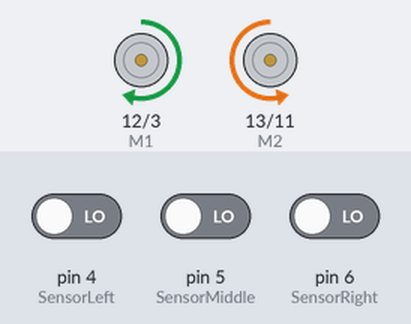
A sketch run on a simulated Arduino Uno, built with avr-gcc and run on an emulated ATmega328P. Parts: direction and speed pins drawn as motors (green arrow = direction pin HIGH = forward, orange = LOW = backward, longer = more drive). Inputs (shaded band) come from the test bench; at power-on: pin 4 (SensorLeft) LOW, pin 5 (SensorMiddle) LOW, pin 6 (SensorRight) LOW.

Above: at 1.2 s.
1.3 s: pin 4 (SensorLeft) driven HIGH
At 1.6 s:
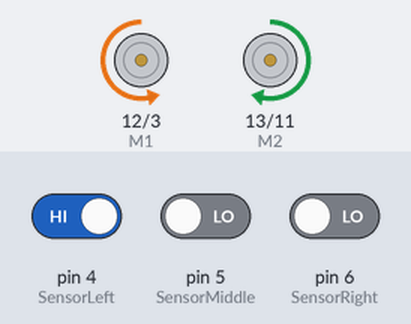
2.8 s: pin 5 (SensorMiddle) driven HIGH
At 3.9 s:
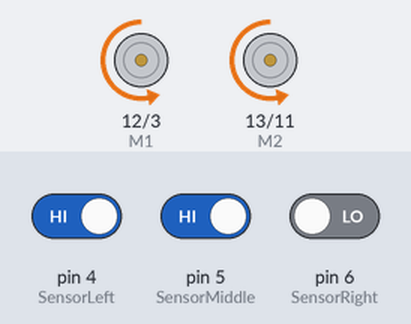
4.3 s: pin 5 (SensorMiddle) driven LOW
At 5.1 s:
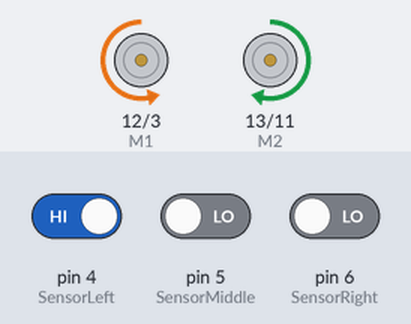
5.8 s: pin 4 (SensorLeft) driven LOW
At 6.2 s:
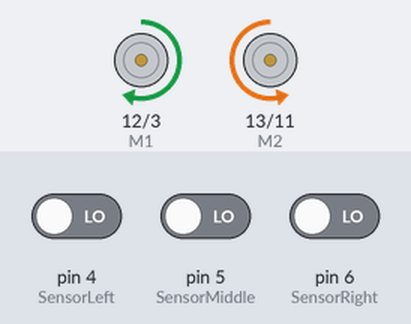
Timing chart, 0 to 8.3 s (numbered marks = the images above; inputs shaded):
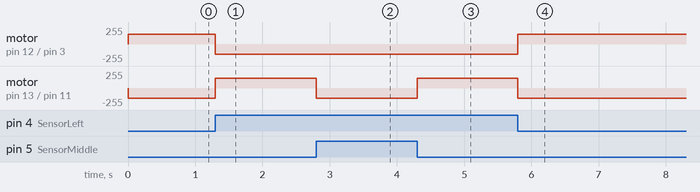

The sketch:

linefollowing.ino
```cpp
#define SensorLeft    4   // left sensor input pin
#define SensorMiddle  5  // middle sensor input pin
#define SensorRight   6  // right sensor input pin
unsigned char SL;        // left sensor status
unsigned char SM;        // middle sensor status
unsigned char SR;        // right sensor status
#define E1  3    // speed control pin, ENA pin on motor driver shield
#define E2  11   // speed control pin, ENA pin on motor driver shield
#define M1  12            // motor direction control, IN1 pin on motor driver shield
#define M2  13          // motor direction control, IN2 pin on motor driver shield
void Sensor_IO_Config()
{
 pinMode(SensorLeft,INPUT);
 pinMode(SensorMiddle,INPUT);
 pinMode(SensorRight,INPUT);
}
void Sensor_Scan(void)
{
 SL = digitalRead(SensorLeft);
 SM = digitalRead(SensorMiddle);
 SR = digitalRead(SensorRight);
}
void M_Control_IO_config(void)// initialization function of motor driver shield IO
{
 pinMode(M1,OUTPUT);
 pinMode(M2,OUTPUT);
 pinMode(E1,OUTPUT);
 pinMode(E2,OUTPUT);
}

void advance(void)     // move forward
{
   digitalWrite(M1,LOW);    // wheel on the right moves forward
   digitalWrite(M2, LOW);  // wheel on the left moves forward
   analogWrite(E1,150);
   analogWrite(E2, 150);
}
void turnR(void)        // turn right
{
  digitalWrite(M1,LOW);  // wheel on the left moves forward
  digitalWrite(M2,HIGH); // wheel on the right moves backward
  analogWrite(E1,150);
  analogWrite(E2, 150);
}
void turnL(void)        // turn left
{
  digitalWrite(M1,HIGH);   // wheel on the left moves backward
  digitalWrite(M2, LOW);   // wheel on the right moves forward
  analogWrite(E1,150);
  analogWrite(E2, 150);
}
void stop(void)              // stop
{
   digitalWrite(M1,LOW);
   digitalWrite(M2, LOW);
   analogWrite(E1, 0);
   analogWrite(E2, 0);  // both right &left wheel stop
}
void back(void)            // move backwards
{
  digitalWrite(M1,HIGH);   // both right &left wheel moves backwards
  digitalWrite(M2, HIGH);
  analogWrite(E1,150);
  analogWrite(E2, 150);
}

void setup()
{
  Sensor_IO_Config();
  M_Control_IO_config();        //  initialization of motor controller module IO
  stop();
}
void loop()
{
Sensor_Scan();  if((SL==1&&SM==1&&SR==1)||(SL==1&&SM==1&&SR==0)||(SL==0&&SM==1&&SR==1)||(SL==0&&SM==1&&SR==0))advance();
if((SL==0&&SM==0&&SR==0)||(SL==0&&SM==0&&SR==1))turnL();
if(SL==1&&SM==0&&SR==0)turnR();
}
```

Measured:
- after the input at 1.3 s, motor on pin 12 (M1) / pin 3 (E1): forward 150/255 → backward 150/255 at once; motor on pin 13 (M2) / pin 11 (E2): backward 150/255 → forward 150/255 at once
- after the input at 2.8 s, motor on pin 13 (M2) / pin 11 (E2): forward 150/255 → backward 150/255 at once
- after the input at 4.3 s, motor on pin 13 (M2) / pin 11 (E2): backward 150/255 → forward 150/255 at once
- after the input at 5.8 s, motor on pin 12 (M1) / pin 3 (E1): backward 150/255 → forward 150/255 at once; motor on pin 13 (M2) / pin 11 (E2): forward 150/255 → backward 150/255 at once
